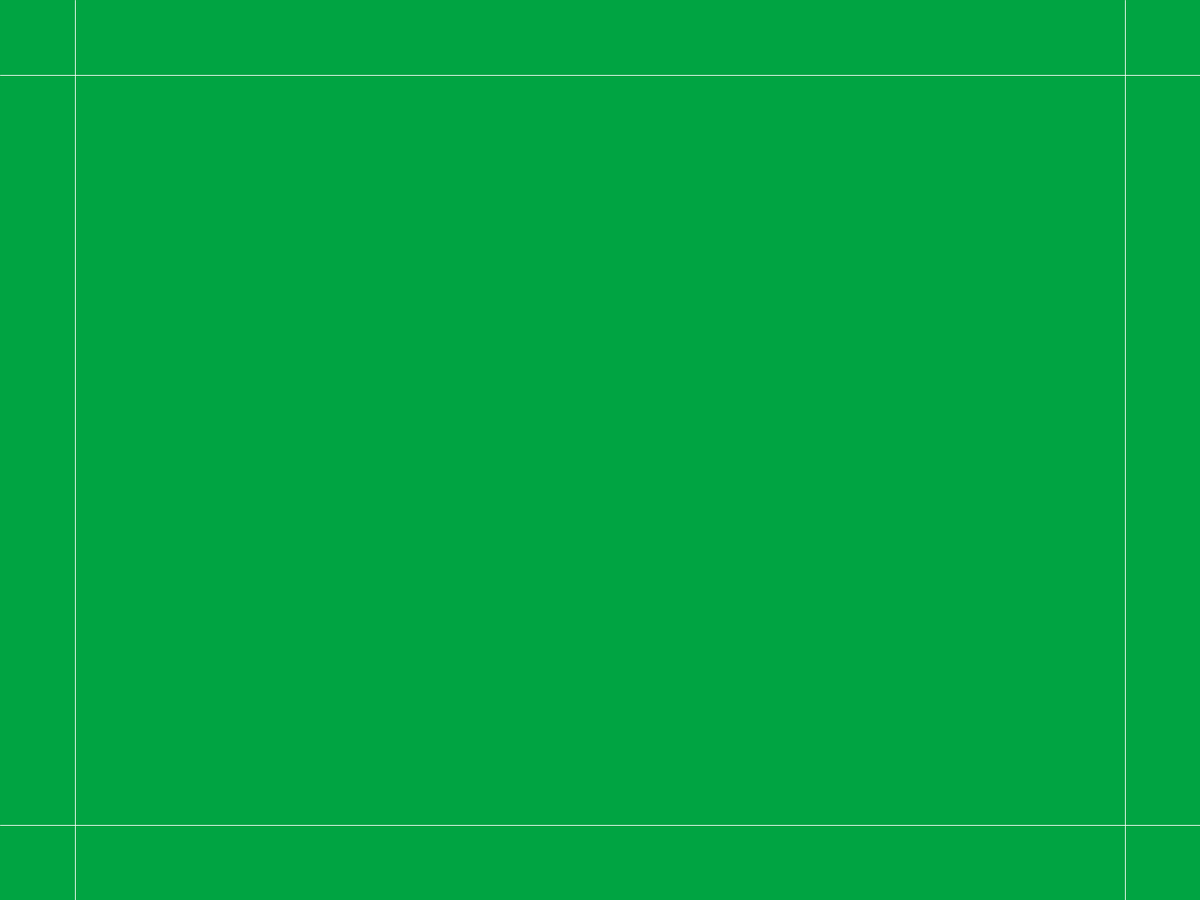
Frame 1 (no input)
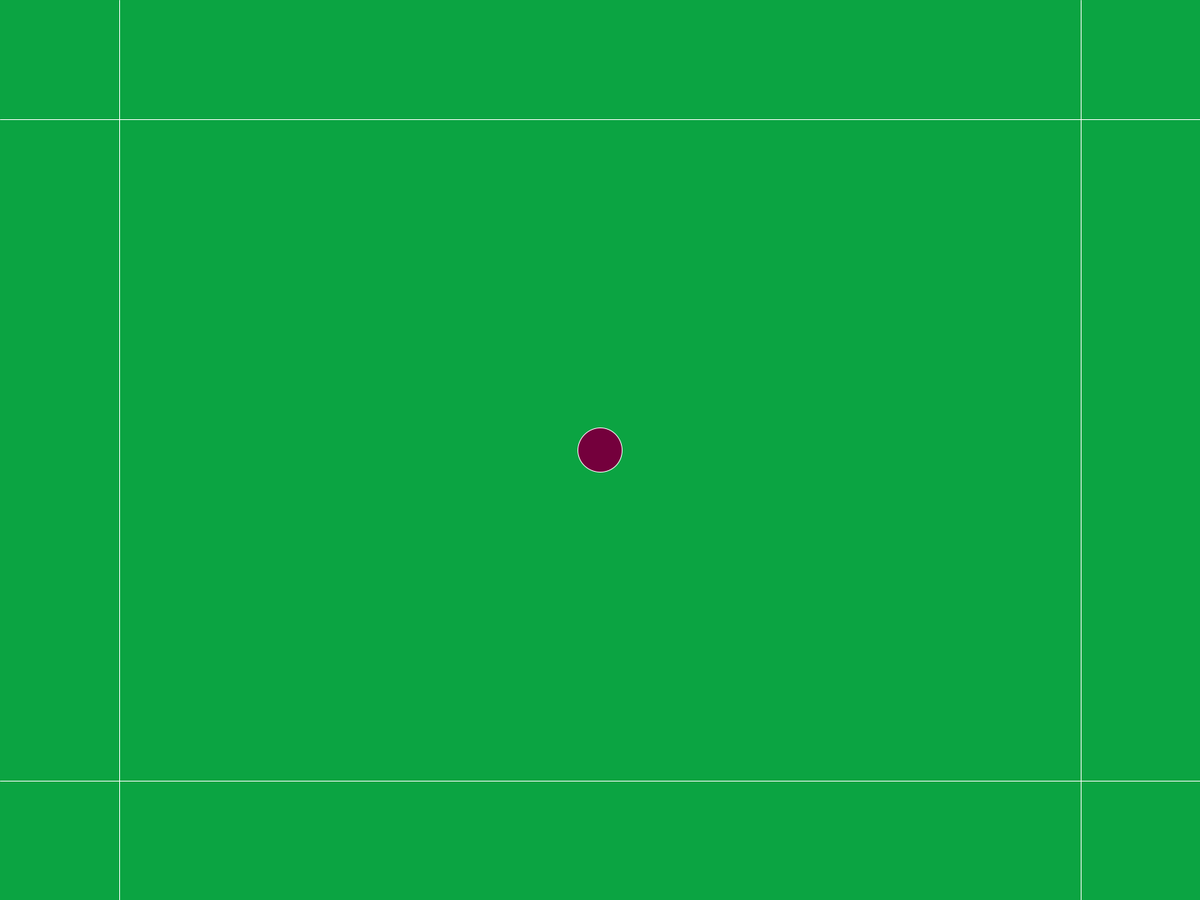
Frame 60 (the mouse pressed at the canvas centre just before this capture)
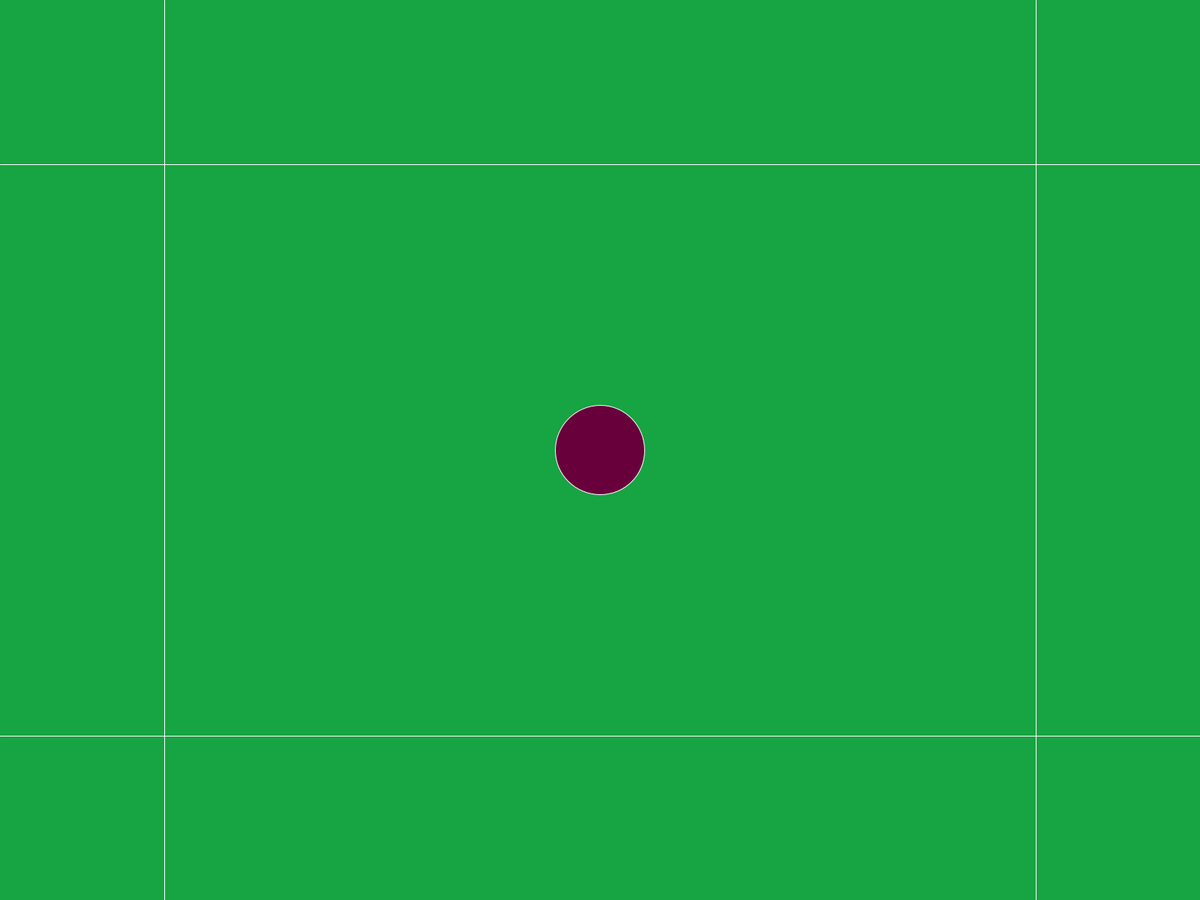
Frame 120 (the mouse held since frame 60 and released just before this capture)

The Processing sketch that drew these frames (run headless with seeded random() and noise(); from frame 60 on, the mouse is pressed at the canvas centre):

// Processing sketch: Test_playground
// ── Test_playground.pde
void setup()
{
  fullScreen();
}
void draw()
{
  frameRate(60);
  background(x/5, g, b);
  if (x/5<325)
  {
    fill(127-x/5, 127-g, 127-b);
    circle(width/2, height/2, x);
    stroke(255);
    line(100+x, 0, 100+x, height);
    line(0, 100+x, width, 100+x);
    line(width-100-x, 0, width-100-x, height);
    line(0, height-100-x, width, height-100-x);
    x=x+1;
  } else
  {
    x=0;
    g=random(255);
    b=random(255);
  }
}
int x=0;
float g=random(255);
float b=random(255);
